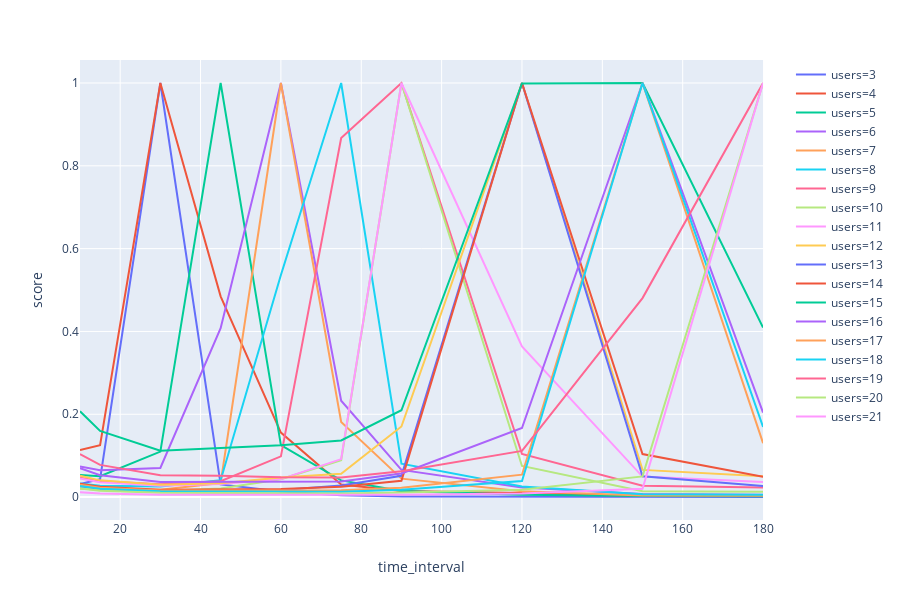

Notebook code cell kept with this figure:
### Markdown cell above
### Score vs time intervals with number of users

To better understand how LDA behaves with different number of users in relation to different time intervals, we did 50 calculations of LDA for different number of users and took the mean vrc score for every time interval. The data is shown on the graph below. It confirms our assumption that with the increasing number of users, we need longer time intervals to better discern between users. Scores are scaled to a [0,1] interval for easier comparison as generally scores are lower with the higher number of users.

<!--Results are much more representative if run on 500 epochs or more, but that takes a bit longer. Use norm flag to scale all score data on 0-1 interval and see at which time interval there is a peak for each user count.-->

### Code cell
# Data
datas = datas_1
e = 50
norm = True
verbose = False
warnings.filterwarnings("ignore")

for datas in [datas_1]:
    print("Performing {} epochs".format(e))
    results = []
    for i in range(3, 22):
        results.append(calculate_scores(i, datas, epochs=e, norm=norm, verbose=verbose))

    df = concat(results)
    fig = line(df, x="time_interval", y="score", color="users")
    fig.show()

### Figure 1 — Plotly figure (JSON) as saved in the notebook; plotly's stock layout.template omitted (floating-point values rounded to 4 significant figures)
{"data": [{"hoverlabel": {"namelength": 0}, "hovertemplate": "users=3<br>time_interval=%{x}<br>score=%{y}", "legendgroup": "users=3", "line": {"color": "#636efa", "dash": "solid"}, "mode": "lines", "name": "users=3", "showlegend": true, "type": "scatter", "x": [10, 15, 30, 45, 60, 75, 90, 120, 150, 180], "xaxis": "x", "y": [0.0313, 0.04328, 1, 0.03065, 0.01368, 0.004474, 0.001535, 0.0006423, 0.0003471, 0.0002519], "yaxis": "y"}, {"hoverlabel": {"namelength": 0}, "hovertemplate": "users=4<br>time_interval=%{x}<br>score=%{y}", "legendgroup": "users=4", "line": {"color": "#EF553B", "dash": "solid"}, "mode": "lines", "name": "users=4", "showlegend": true, "type": "scatter", "x": [10, 15, 30, 45, 60, 75, 90, 120, 150, 180], "xaxis": "x", "y": [0.1136, 0.1255, 1, 0.4848, 0.1558, 0.0303, 0.01461, 0.01007, 0.002391, 0.002498], "yaxis": "y"}, {"hoverlabel": {"namelength": 0}, "hovertemplate": "users=5<br>time_interval=%{x}<br>score=%{y}", "legendgroup": "users=5", "line": {"color": "#00cc96", "dash": "solid"}, "mode": "lines", "name": "users=5", "showlegend": true, "type": "scatter", "x": [10, 15, 30, 45, 60, 75, 90, 120, 150, 180], "xaxis": "x", "y": [0.05341, 0.05049, 0.1099, 1, 0.1254, 0.04032, 0.01501, 0.005694, 0.002479, 0.001765], "yaxis": "y"}, {"hoverlabel": {"namelength": 0}, "hovertemplate": "users=6<br>time_interval=%{x}<br>score=%{y}", "legendgroup": "users=6", "line": {"color": "#ab63fa", "dash": "solid"}, "mode": "lines", "name": "users=6", "showlegend": true, "type": "scatter", "x": [10, 15, 30, 45, 60, 75, 90, 120, 150, 180], "xaxis": "x", "y": [0.07398, 0.06499, 0.07034, 0.4078, 1, 0.2328, 0.06571, 0.02323, 0.007436, 0.005566], "yaxis": "y"}, {"hoverlabel": {"namelength": 0}, "hovertemplate": "users=7<br>time_interval=%{x}<br>score=%{y}", "legendgroup": "users=7", "line": {"color": "#FFA15A", "dash": "solid"}, "mode": "lines", "name": "users=7", "showlegend": true, "type": "scatter", "x": [10, 15, 30, 45, 60, 75, 90, 120, 150, 180], "xaxis": "x", "y": [0.02056, 0.01748, 0.01779, 0.03392, 1, 0.1813, 0.04459, 0.01405, 0.003731, 0.003293], "yaxis": "y"}, {"hoverlabel": {"namelength": 0}, "hovertemplate": "users=8<br>time_interval=%{x}<br>score=%{y}", "legendgroup": "users=8", "line": {"color": "#19d3f3", "dash": "solid"}, "mode": "lines", "name": "users=8", "showlegend": true, "type": "scatter", "x": [10, 15, 30, 45, 60, 75, 90, 120, 150, 180], "xaxis": "x", "y": [0.03268, 0.0276, 0.02541, 0.04087, 0.5363, 1, 0.0805, 0.02551, 0.006855, 0.005519], "yaxis": "y"}, {"hoverlabel": {"namelength": 0}, "hovertemplate": "users=9<br>time_interval=%{x}<br>score=%{y}", "legendgroup": "users=9", "line": {"color": "#FF6692", "dash": "solid"}, "mode": "lines", "name": "users=9", "showlegend": true, "type": "scatter", "x": [10, 15, 30, 45, 60, 75, 90, 120, 150, 180], "xaxis": "x", "y": [0.04672, 0.03806, 0.03085, 0.03845, 0.09837, 0.8669, 1, 0.104, 0.02767, 0.02312], "yaxis": "y"}, {"hoverlabel": {"namelength": 0}, "hovertemplate": "users=10<br>time_interval=%{x}<br>score=%{y}", "legendgroup": "users=10", "line": {"color": "#B6E880", "dash": "solid"}, "mode": "lines", "name": "users=10", "showlegend": true, "type": "scatter", "x": [10, 15, 30, 45, 60, 75, 90, 120, 150, 180], "xaxis": "x", "y": [0.02226, 0.01799, 0.01478, 0.02063, 0.04331, 0.08891, 1, 0.07516, 0.01425, 0.01285], "yaxis": "y"}, {"hoverlabel": {"namelength": 0}, "hovertemplate": "users=11<br>time_interval=%{x}<br>score=%{y}", "legendgroup": "users=11", "line": {"color": "#FF97FF", "dash": "solid"}, "mode": "lines", "name": "users=11", "showlegend": true, "type": "scatter", "x": [10, 15, 30, 45, 60, 75, 90, 120, 150, 180], "xaxis": "x", "y": [0.04502, 0.03591, 0.02722, 0.03154, 0.0435, 0.09175, 1, 0.364, 0.0495, 0.03619], "yaxis": "y"}, {"hoverlabel": {"namelength": 0}, "hovertemplate": "users=12<br>time_interval=%{x}<br>score=%{y}", "legendgroup": "users=12", "line": {"color": "#FECB52", "dash": "solid"}, "mode": "lines", "name": "users=12", "showlegend": true, "type": "scatter", "x": [10, 15, 30, 45, 60, 75, 90, 120, 150, 180], "xaxis": "x", "y": [0.0515, 0.04042, 0.02976, 0.03355, 0.04729, 0.05621, 0.1705, 1, 0.06567, 0.05033], "yaxis": "y"}, {"hoverlabel": {"namelength": 0}, "hovertemplate": "users=13<br>time_interval=%{x}<br>score=%{y}", "legendgroup": "users=13", "line": {"color": "#636efa", "dash": "solid"}, "mode": "lines", "name": "users=13", "showlegend": true, "type": "scatter", "x": [10, 15, 30, 45, 60, 75, 90, 120, 150, 180], "xaxis": "x", "y": [0.02623, 0.02077, 0.01492, 0.01633, 0.01699, 0.02797, 0.05148, 1, 0.05046, 0.02662], "yaxis": "y"}, {"hoverlabel": {"namelength": 0}, "hovertemplate": "users=14<br>time_interval=%{x}<br>score=%{y}", "legendgroup": "users=14", "line": {"color": "#EF553B", "dash": "solid"}, "mode": "lines", "name": "users=14", "showlegend": true, "type": "scatter", "x": [10, 15, 30, 45, 60, 75, 90, 120, 150, 180], "xaxis": "x", "y": [0.03225, 0.02498, 0.01774, 0.01882, 0.01942, 0.0253, 0.0392, 1, 0.1039, 0.04931], "yaxis": "y"}, {"hoverlabel": {"namelength": 0}, "hovertemplate": "users=15<br>time_interval=%{x}<br>score=%{y}", "legendgroup": "users=15", "line": {"color": "#00cc96", "dash": "solid"}, "mode": "lines", "name": "users=15", "showlegend": true, "type": "scatter", "x": [10, 15, 30, 45, 60, 75, 90, 120, 150, 180], "xaxis": "x", "y": [0.2071, 0.1599, 0.112, 0.1177, 0.1249, 0.1367, 0.2098, 0.9988, 1, 0.4095], "yaxis": "y"}, {"hoverlabel": {"namelength": 0}, "hovertemplate": "users=16<br>time_interval=%{x}<br>score=%{y}", "legendgroup": "users=16", "line": {"color": "#ab63fa", "dash": "solid"}, "mode": "lines", "name": "users=16", "showlegend": true, "type": "scatter", "x": [10, 15, 30, 45, 60, 75, 90, 120, 150, 180], "xaxis": "x", "y": [0.06978, 0.0529, 0.03673, 0.03666, 0.03628, 0.03793, 0.05695, 0.1669, 1, 0.2041], "yaxis": "y"}, {"hoverlabel": {"namelength": 0}, "hovertemplate": "users=17<br>time_interval=%{x}<br>score=%{y}", "legendgroup": "users=17", "line": {"color": "#FFA15A", "dash": "solid"}, "mode": "lines", "name": "users=17", "showlegend": true, "type": "scatter", "x": [10, 15, 30, 45, 60, 75, 90, 120, 150, 180], "xaxis": "x", "y": [0.02978, 0.02266, 0.01569, 0.01588, 0.01524, 0.01628, 0.02256, 0.05418, 1, 0.1302], "yaxis": "y"}, {"hoverlabel": {"namelength": 0}, "hovertemplate": "users=18<br>time_interval=%{x}<br>score=%{y}", "legendgroup": "users=18", "line": {"color": "#19d3f3", "dash": "solid"}, "mode": "lines", "name": "users=18", "showlegend": true, "type": "scatter", "x": [10, 15, 30, 45, 60, 75, 90, 120, 150, 180], "xaxis": "x", "y": [0.02709, 0.02041, 0.01404, 0.0137, 0.01297, 0.0131, 0.01771, 0.03871, 1, 0.1695], "yaxis": "y"}, {"hoverlabel": {"namelength": 0}, "hovertemplate": "users=19<br>time_interval=%{x}<br>score=%{y}", "legendgroup": "users=19", "line": {"color": "#FF6692", "dash": "solid"}, "mode": "lines", "name": "users=19", "showlegend": true, "type": "scatter", "x": [10, 15, 30, 45, 60, 75, 90, 120, 150, 180], "xaxis": "x", "y": [0.1038, 0.0778, 0.05293, 0.05151, 0.04768, 0.04709, 0.06259, 0.1115, 0.4805, 1], "yaxis": "y"}, {"hoverlabel": {"namelength": 0}, "hovertemplate": "users=20<br>time_interval=%{x}<br>score=%{y}", "legendgroup": "users=20", "line": {"color": "#B6E880", "dash": "solid"}, "mode": "lines", "name": "users=20", "showlegend": true, "type": "scatter", "x": [10, 15, 30, 45, 60, 75, 90, 120, 150, 180], "xaxis": "x", "y": [0.02082, 0.01554, 0.01054, 0.0101, 0.008996, 0.00879, 0.0111, 0.01779, 0.05007, 1], "yaxis": "y"}, {"hoverlabel": {"namelength": 0}, "hovertemplate": "users=21<br>time_interval=%{x}<br>score=%{y}", "legendgroup": "users=21", "line": {"color": "#FF97FF", "dash": "solid"}, "mode": "lines", "name": "users=21", "showlegend": true, "type": "scatter", "x": [10, 15, 30, 45, 60, 75, 90, 120, 150, 180], "xaxis": "x", "y": [0.01161, 0.008626, 0.005838, 0.00556, 0.004898, 0.004759, 0.005853, 0.008472, 0.02012, 1], "yaxis": "y"}], "layout": {"height": 600, "legend": {"tracegroupgap": 0}, "margin": {"t": 60}, "xaxis": {"anchor": "y", "domain": [0, 0.98], "title": {"text": "time_interval"}}, "yaxis": {"anchor": "x", "domain": [0, 1], "title": {"text": "score"}}}}
